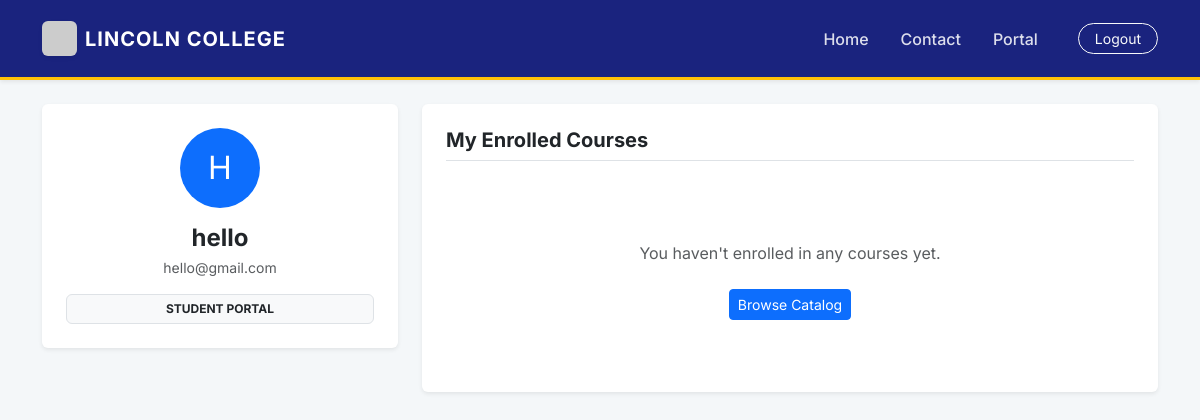
Page /dashboard (signed in) on the committed database.
### app.py (models this page shows)
class User(db.Model, UserMixin):
    id = db.Column(db.Integer, primary_key=True)
    username = db.Column(db.String(50), unique=True, nullable=False)
    email = db.Column(db.String(120), unique=True, nullable=False)
    password = db.Column(db.String(200), nullable=False)
    role = db.Column(db.String(20), default='student')
    enrollments = db.relationship('Enrollment', backref='student', lazy=True)

### app.py (the view)
@app.route('/dashboard')
@login_required
def dashboard():
    return render_template('dashboard.html', user=current_user)

### app.py (called while the page is built)
@login_manager.user_loader
def load_user(user_id):
    return db.session.get(User, int(user_id))

### templates/dashboard.html (shortened to what this page needs)
{% extends "base.html" %}
{% block content %}
<div class="row">
    <div class="col-md-4">
        <div class="card p-4 text-center shadow-sm border-0 bg-white">
            <div class="mx-auto bg-primary text-white rounded-circle d-flex align-items-center justify-content-center mb-3" style="width: 80px; height: 80px; font-size: 2rem;">
                {{ current_user.username[0].upper() }}
            </div>
            <h4 class="fw-bold mb-1">{{ current_user.username }}</h4>
            <p class="text-muted small">{{ current_user.email }}</p>
            <span class="badge bg-light text-dark border px-3 py-2">{{ current_user.role.upper() }} PORTAL</span>
        </div>
    </div>
    <div class="col-md-8">
        <div class="bg-white p-4 shadow-sm rounded border-0">
            <h5 class="fw-bold mb-4 border-bottom pb-2">My Enrolled Courses</h5>
            {% for e in user.enrollments %}
                <div class="d-flex justify-content-between align-items-center p-3 mb-2 bg-light rounded border">
                    <div>
                        <span class="fw-bold text-primary">{{ e.course.code }}</span>
                        <div class="text-dark">{{ e.course.title }}</div>
                    </div>
                    <span class="badge bg-success">Enrolled</span>
                </div>
            {% else %}
                <div class="text-center py-5">
                    <p class="mt-2 text-muted">You haven't enrolled in any courses yet.</p>
                    <a href="/" class="btn btn-primary btn-sm mt-2">Browse Catalog</a>
                </div>
            {% endfor %}
        </div>
    </div>
</div>
{% endblock %}

### static/css/style.css (style rules this page uses)
:root { --lincoln-blue: #1a237e; --lincoln-gold: #ffc107; --bg-light: #f4f7f9; }
body { background-color: var(--bg-light); font-family: 'Inter', sans-serif; }

### rows in the picture
User: username "H", username "hello", email "hello@gmail.com", role "STUDENT"
